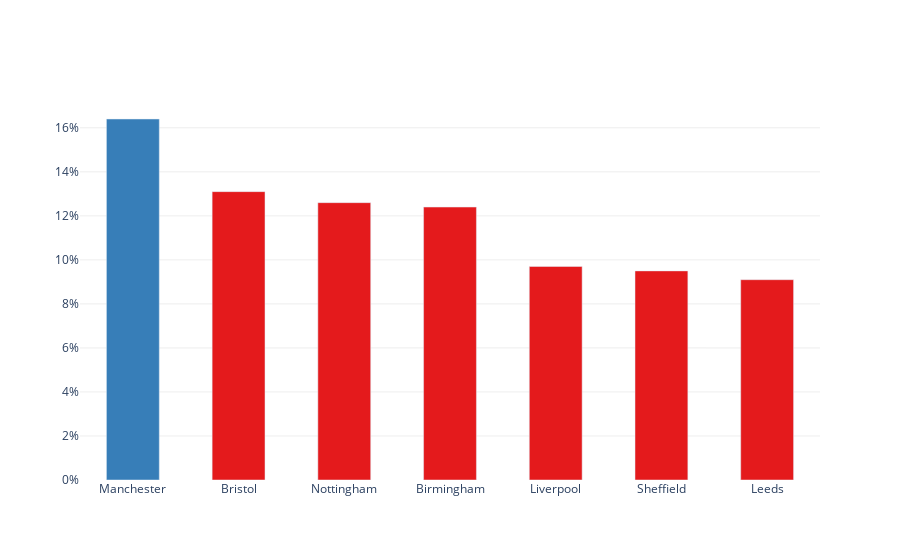

Notebook code for this chart:
### Code cell
fig

### Figure 1 — Plotly figure (JSON) as saved in the notebook; plotly's stock layout.template omitted (floating-point values rounded to 4 significant figures)
{"data": [{"hoverinfo": "y", "marker": {"color": ["rgb(55,126,184)", "rgb(228,26,28)", "rgb(228,26,28)", "rgb(228,26,28)", "rgb(228,26,28)", "rgb(228,26,28)", "rgb(228,26,28)"]}, "type": "bar", "width": 0.5, "x": ["Manchester", "Bristol", "Nottingham", "Birmingham", "Liverpool", "Sheffield", "Leeds"], "y": [16.4, 13.1, 12.6, 12.4, 9.7, 9.5, 9.1]}], "layout": {"plot_bgcolor": "#fff", "yaxis": {"gridcolor": "rgb(238, 238, 238)", "ticksuffix": "%"}}}
